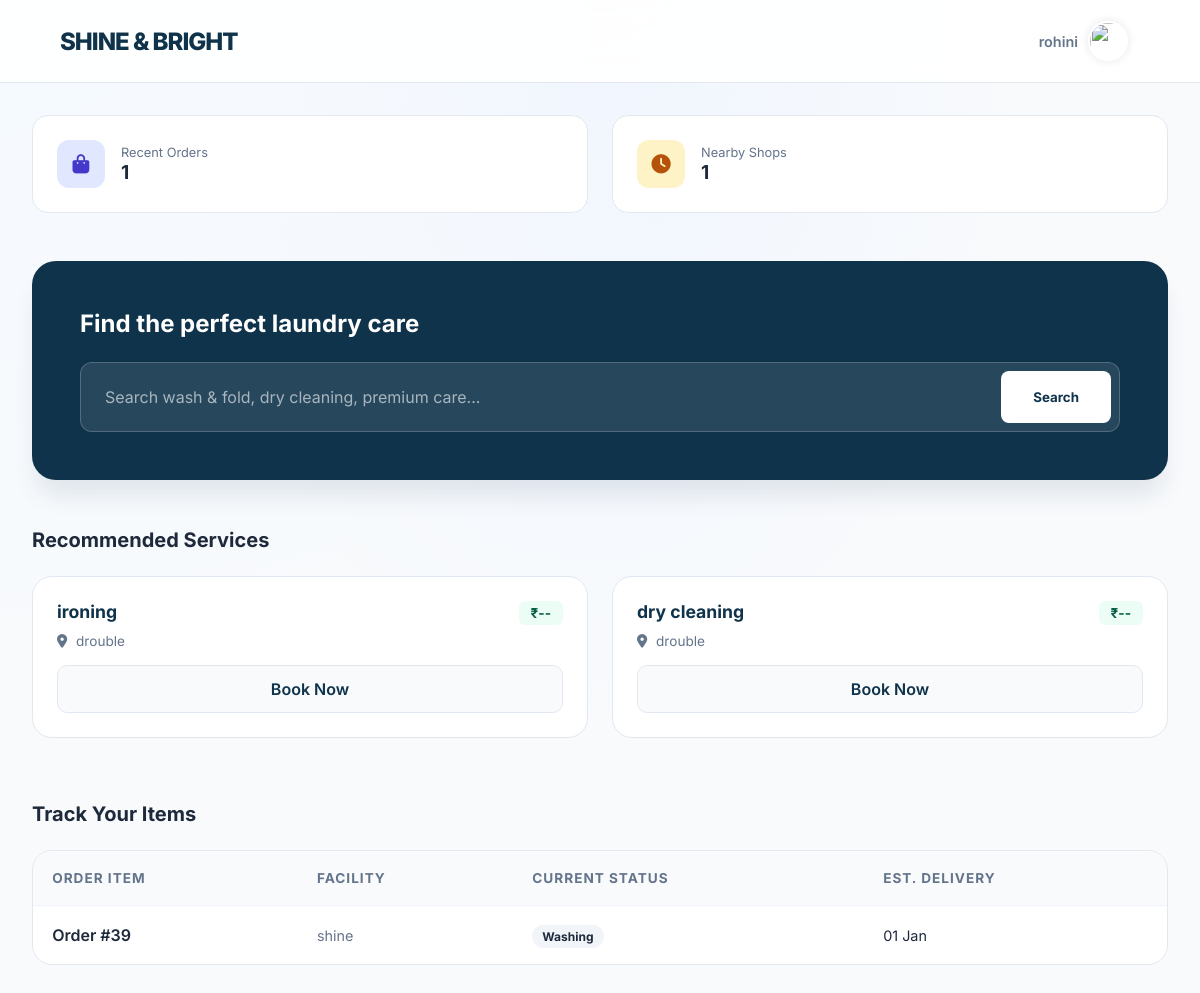
Page /dashboard/ (signed in) on the earlier database version.
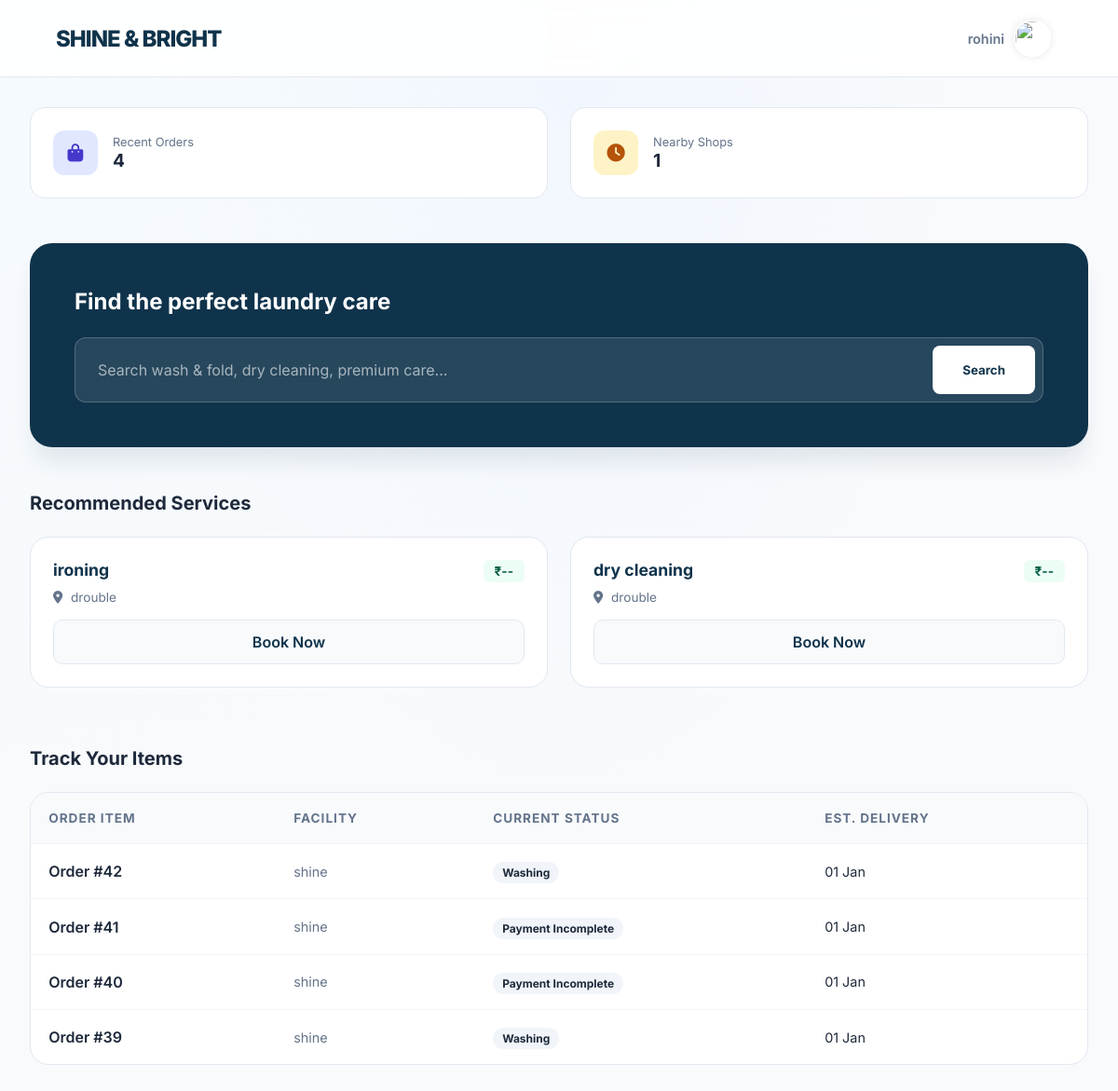
Same page on the later database version.
### shop/models.py (models this page shows, shortened)
class LaundryShop(models.Model):
    name = models.CharField(max_length=100, unique=True)
    email = models.EmailField(unique=True)
    password = models.CharField(max_length=128, blank=True)
    address = models.TextField(blank=True)
    phone = models.CharField(max_length=15, blank=True)
    city = models.CharField(max_length=100, blank=True)
    latitude = models.FloatField(blank=True, null=True)
    longitude = models.FloatField(blank=True, null=True)
    is_approved = models.BooleanField(default=False)
    is_open = models.BooleanField(default=True)
    created_at = models.DateTimeField(default=timezone.now)
    razorpay_account_id = models.CharField(
        max_length=100,
        blank=True,
        null=True,
        help_text="Razorpay Account ID for marketplace payments"
    )
    razorpay_key_id = models.CharField(
        max_length=100,
        blank=True,
        null=True,
        help_text="Razorpay Key ID for shop payments"
    )
    razorpay_key_secret = models.CharField(
        max_length=100,
        blank=True,
        null=True,
        help_text="Razorpay Key Secret for shop payments"
    )
    bank_account_holder_name = models.CharField(
        max_length=100,
        blank=True,
        null=True,
        help_text="Account holder name as per bank records"
    )
    bank_account_number = models.CharField(
        max_length=50,
        blank=True,
        null=True,
        help_text="Bank account number"
    )
    bank_ifsc_code = models.CharField(
        max_length=11,
        blank=True,
        null=True,
        help_text="IFSC code (e.g., HDFC0001234)"
    )
    bank_name = models.CharField(
        max_length=100,
        blank=True,
        null=True,
        help_text="Bank name (e.g., HDFC Bank, SBI)"
    )
    bank_branch = models.CharField(
        max_length=100,
        blank=True,
        null=True,
        help_text="Bank branch name"
    )
    bank_account_type = models.CharField(
        max_length=20,
        choices=[
            ('Savings', 'Savings'),
            ('Current', 'Current'),
        ],
        blank=True,
        null=True,
        help_text="Type of bank account"
    )

class Order(models.Model):
    STATUS_CHOICES = [
        ('Pending', 'Pending'),
        ('Washing', 'Washing'),
        ('Drying', 'Drying'),
        ('Ironing', 'Ironing'),
        ('Ready', 'Ready for Pickup'),
        ('Completed', 'Completed'),
    ]
    PAYMENT_CHOICES = [
        ('Pending', 'Pending'),
        ('Completed', 'Completed'),
    ]
    user = models.ForeignKey(User, on_delete=models.CASCADE)
    shop = models.ForeignKey(LaundryShop, on_delete=models.CASCADE)
    branch = models.ForeignKey(Branch, on_delete=models.CASCADE, blank=True, null=True)
    base_amount = models.DecimalField(max_digits=10, decimal_places=2, default=0)
    platform_fee = models.DecimalField(max_digits=10, decimal_places=2, default=0)
    delivery_fee = models.DecimalField(max_digits=10, decimal_places=2, default=0)
    gst_amount = models.DecimalField(max_digits=10, decimal_places=2, default=0)
    amount = models.DecimalField(
        max_digits=10,
        decimal_places=2,
        help_text="Final payable amount (base + fees + GST)"
    )
    cloth_status = models.CharField(
        max_length=20,
        choices=STATUS_CHOICES,
        default='Pending'
    )
    payment_status = models.CharField(
        max_length=20,
        choices=PAYMENT_CHOICES,
        default='Pending'
    )
    pickup_date = models.DateTimeField(blank=True, null=True)
    delivery_date = models.DateTimeField(blank=True, null=True)
    delivery_name = models.CharField(max_length=100, blank=True)
    delivery_address = models.TextField(blank=True)
    delivery_phone = models.CharField(max_length=15, blank=True)
    special_instructions = models.TextField(blank=True)
    created_at = models.DateTimeField(default=timezone.now)
    delay_notified = models.BooleanField(default=False)
    thank_you_sent = models.BooleanField(default=False)
    razorpay_payment_id = models.CharField(max_length=100, blank=True, null=True)
    razorpay_order_id = models.CharField(max_length=100, blank=True, null=True)

### shop/views.py (the view)
# urls.py: path("dashboard/", views.user_dashboard, name="dashboard"),
@login_required
def user_dashboard(request):
    pending = Order.objects.filter(user=request.user, cloth_status="Pending", payment_status="Completed").count()
    completed = Order.objects.filter(user=request.user, cloth_status="Completed", payment_status="Completed").count()
    spent = Order.objects.filter(user=request.user, payment_status="Completed").aggregate(
        total=Sum('amount')
    )["total"] or 0
    cloth_status = get_cloth_status(request.user)
    search_query = request.GET.get('search', '')
    services_nearby = []
    shops_nearby = []
    user_city = None
    try:
        user_profile = request.user.profile
        user_city = user_profile.city if user_profile.city else None
    except:
        user_city = None
    if search_query:
        services = Service.objects.filter(
            Q(name__icontains=search_query)
        ).select_related('branch__shop').filter(branch__shop__is_approved=True)
        if user_city:
            city_services = services.filter(branch__shop__city__iexact=user_city)[:10]
            if city_services:
                services_nearby = city_services
            else:
                services_nearby = services[:10]
        else:
            services_nearby = services[:10]  # Limit to 10 results
    elif user_city:
        services_nearby = Service.objects.filter(
            branch__shop__is_approved=True,
            branch__shop__city__iexact=user_city
        ).select_related('branch__shop')[:10]
        shops_nearby = LaundryShop.objects.filter(
            is_approved=True,
            city__iexact=user_city
        )[:10]
    create_order_notifications(request.user)
    create_welcome_notifications(request.user)
    recent_notifications = Notification.objects.filter(
        user=request.user,
        is_read=False  # Only show unread notifications
    ).order_by('-created_at')[:5]
    recent_notifications = [
        {
            'id': notification.id,
            'title': notification.title,
            'message': notification.message,
            'time': notification.created_at,
            'icon': notification.icon,
            'color': notification.color,
            'is_read': notification.is_read
        }
        for notification in recent_notifications
    ]
    if hasattr(request.user, 'profile') and request.user.profile.notifications_enabled:
        unread_count = Notification.objects.filter(user=request.user, is_read=False).count()
    else:
        unread_count = 0
    previous_shops = (
    LaundryShop.objects
    .filter(order__user=request.user, order__cloth_status='Completed', order__payment_status='Completed')
    .distinct()
)
    return render(request, "user_dashboard.html", {
        "pending_count": pending,
        "completed_count": completed,
        "total_spent": spent,
        "cloth_status": cloth_status, # Added for the 'Your Cloth Status' table
        "services_nearby": services_nearby,
        "shops_nearby": shops_nearby,
        "search_query": search_query,
        "user_city": user_city,
        "recent_notifications": recent_notifications,  # Show up to 5 notifications
        "unread_count": unread_count,
        "previous_shops": previous_shops,
    })

### shop/views.py (called while the page is built)
def get_cloth_status(user):
    orders = Order.objects.filter(user=user).select_related('shop').order_by('-id')[:5]
    if orders:
        result = []
        for order in orders:
            if order.payment_status != 'Completed':
                status = 'Payment Incomplete'
            else:
                status = order.cloth_status
            result.append({
                'cloth_name': f"Order #{order.id}",
                'status': status,
                'delivery_date': order.created_at,
                'shop_name': order.shop.name
            })
        return result
    return [
        {'cloth_name': 'No recent orders', 'status': 'N/A', 'delivery_date': 'N/A', 'shop_name': 'N/A'}
    ]

### shop/templates/user_dashboard.html (shortened to what the changed rows need)
{% load static %}
<!DOCTYPE html>
<html lang="en">
<head>
    <link rel="stylesheet" href="https://cdnjs.cloudflare.com/ajax/libs/font-awesome/6.4.0/css/all.min.css">
</head>
<body>
    <div class="dashboard-container">
        <div class="stats-row">
            <div class="stat-card">
                <div>
                    <p style="font-size: 0.8rem; color: var(--text-muted)">Recent Orders</p>
                    <p style="font-weight: 700; font-size: 1.2rem">{{ cloth_status|length }}</p>
                </div>
            </div>
        </div>
        <div class="search-wrapper">
            <h2>Find the perfect laundry care</h2>
        </div>
        <div class="section-header">
            <h2>Recommended Services</h2>
        </div>
        <div class="section-header">
            <h2>Track Your Items</h2>
        </div>
        <div class="table-container">
            <table class="modern-table">
                <thead>
                    <tr>
                        <th>Order Item</th>
                        <th>Facility</th>
                        <th>Current Status</th>
                        <th>Est. Delivery</th>
                    </tr>
                </thead>
                <tbody>
                    {% for cloth in cloth_status %}
                    <tr>
                        <td style="font-weight: 600;">{{ cloth.cloth_name }}</td>
                        <td style="color: var(--text-muted); font-size: 0.9rem;">{{ cloth.shop_name }}</td>
                        <td><span class="status-pill">{{ cloth.status }}</span></td>
                        <td style="font-size: 0.9rem;">{% if cloth.delivery_date %}{{ cloth.delivery_date|date:"d M" }}{% else %}Calculating...{% endif %}</td>
                    </tr>
                    {% empty %}
                    <tr>
                        <td colspan="4" style="text-align: center; color: var(--text-muted); padding: 3rem;">No active orders to track.</td>
                    </tr>
                    {% endfor %}
                </tbody>
            </table>
        </div>
    </div>
</body>
</html>

Differences in the rows shown:
added Order: status "Washing", delivery_date "01 Jan"
added Order: delivery_date "01 Jan"
added Order: delivery_date "01 Jan"
Other differences:
{{ cloth_status|length }}: "1" → "4"
new list line: "Order #42"
new list line: "shine"
new list line: "Order #41 Payment Incomplete"
new list line: "Order #40 Payment Incomplete"
